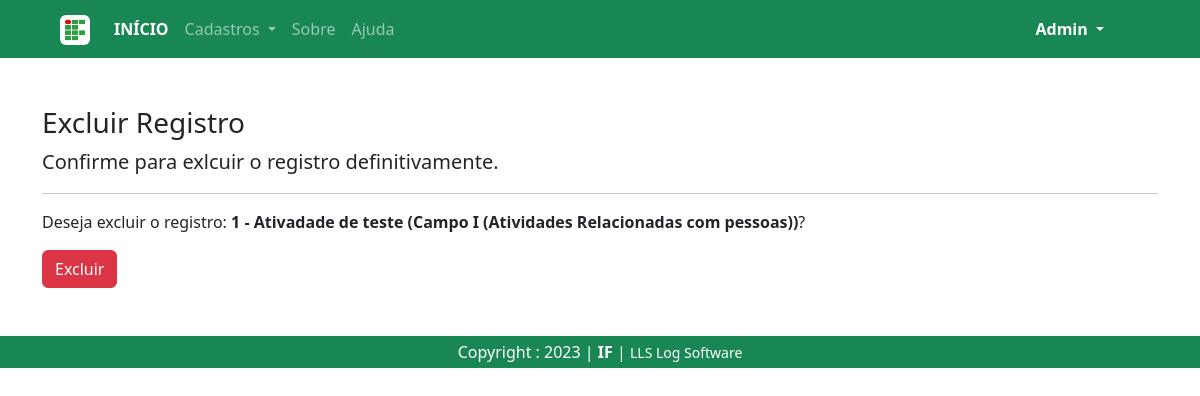
Page /excluir/atividade/1/ (signed in) on the earlier database version.
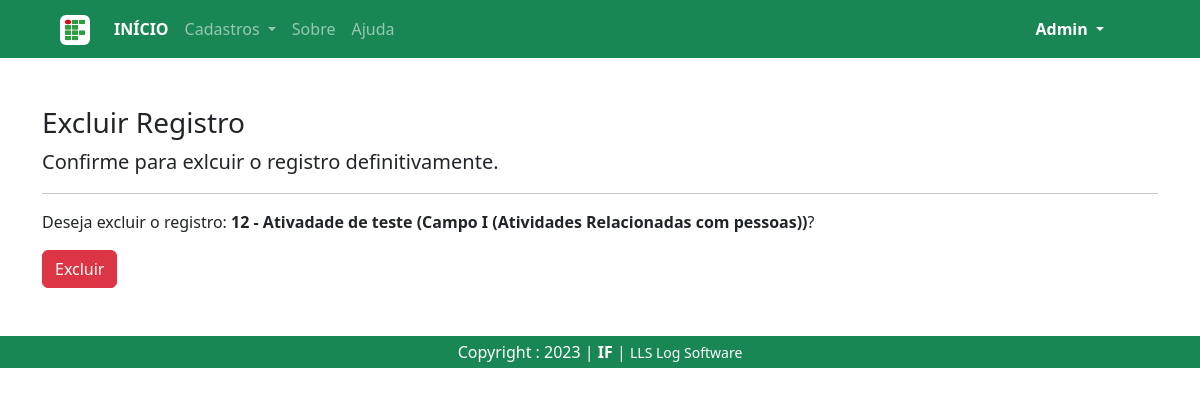
Same page on the later database version.
### cadastros/models.py (models this page shows)
class Atividade(models.Model):
    numero = models.IntegerField(verbose_name="Número", unique=True)
    descricao = models.CharField(max_length=150, verbose_name="Descrição")
    pontos = models.DecimalField(decimal_places=2, max_digits=4)
    detalhes = models.CharField(max_length=100)
    campo = models.ForeignKey(Campo, on_delete=models.PROTECT)
    def __str__(self):
        return "{} - {} ({})".format(self.numero, self.descricao, self.campo)

class Campo(models.Model):
    nome = models.CharField(max_length=50)
    descricao = models.CharField(max_length=150, verbose_name="Descrição")
    def __str__(self):
        return "{} ({})".format(self.nome, self.descricao)

### cadastros/views.py (the view)
# urls.py: path('excluir/atividade/<int:pk>/', AtividadeDelete.as_view(), name="excluir-atividade"),
class AtividadeDelete(LoginRequiredMixin, DeleteView):
    login_url = reverse_lazy('login')
    model = Atividade
    template_name = 'cadastros/form-excluir.html'
    success_url = reverse_lazy('listar-atividades')

### cadastros/templates/cadastros/form-excluir.html (shortened to what this page needs)
{% extends 'paginas/modelo.html' %}
{% load static %}
{% block conteudo %}
<h3>Excluir Registro</h3>
<p class="lead">
    Confirme para exlcuir o registro definitivamente.
</p>
<hr>
<form action="" method="POST">
    <p>
        Deseja excluir o registro: <strong>{{ object }}</strong>?
    </p>
    <button typy="submit" class="btn btn-danger">Excluir</button>
</form>
{% endblock conteudo %}

Differences in the rows shown:
changed Atividade: numero+descricao+campo "1 - Ativadade de teste (Campo I (Atividades Relacionadas com pessoas))" → "12 - Ativadade de teste (Campo I (Atividades Relacionadas com pessoas))"
